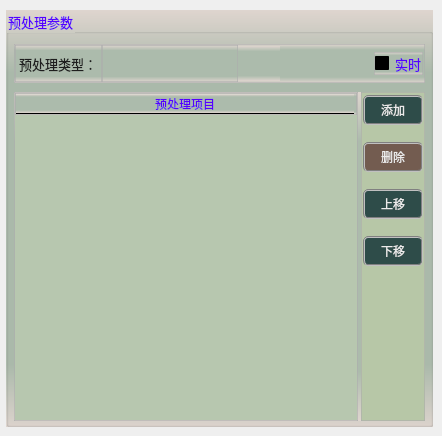
       <widget class="QWidget" name="page">
        <widget class="QGroupBox" name="groupC">
         <property name="geometry">
          <rect>
           <x>6</x>
           <y>10</y>
           <width>427</width>
           <height>417</height>
          </rect>
         </property>
         <property name="font">
          <font>
           <family>微软雅黑</family>
           <pointsize>10</pointsize>
          </font>
         </property>
         <property name="styleSheet">
          <string notr="true">background-color: qlineargradient(x1:0, y1:0, x2:0, y2:1, stop:0 #dfd5cf, stop: 0.15 #acbbac, stop: 0.85 #acbbac,stop:1 #dfd5cf);
color: rgb(85, 0, 255);</string>
         </property>
         <property name="title">
          <string>预处理参数</string>
         </property>
         <widget class="QWidget" name="horizontalLayoutWidget_3">
          <property name="geometry">
           <rect>
            <x>8</x>
            <y>82</y>
            <width>411</width>
            <height>329</height>
           </rect>
          </property>
          <layout class="QHBoxLayout" name="horizontalLayout_3">
           <property name="spacing">
            <number>3</number>
           </property>
           <item>
            <widget class="QFrame" name="frame_3">
             <property name="styleSheet">
              <string notr="true">border: 1px solid;
border-color: rgba(173, 173, 173, 155);</string>
             </property>
             <property name="frameShape">
              <enum>QFrame::StyledPanel</enum>
             </property>
             <property name="frameShadow">
              <enum>QFrame::Raised</enum>
             </property>
             <layout class="QVBoxLayout" name="verticalLayout_3">
              <property name="spacing">
               <number>0</number>
              </property>
              <property name="leftMargin">
               <number>0</number>
              </property>
              <property name="topMargin">
               <number>0</number>
              </property>
              <property name="rightMargin">
               <number>0</number>
              </property>
              <property name="bottomMargin">
               <number>0</number>
              </property>
              <item>
               <widget class="QTableWidget" name="tableWidgetType">
                <property name="font">
                 <font>
                  <family>微软雅黑</family>
                 </font>
                </property>
                <property name="styleSheet">
                 <string notr="true">QTableWidget          
{
    background-color: #b7c7af; 
    border:none;
    gridline-color: rgba(20, 25, 155,50);
    color: rgba(20, 20, 20,200);
}
QTableWidget::item::selected
{   
    background-color: rgba(180, 180, 215,255); 
}
QScrollBar:vertical{ 
		background:#FFFFF2;
		padding-top:20px;
		padding-bottom:20px;
		padding-left:2px;
		padding-right:2px;
		border-left:1px solid #d7d7d7;}
QScrollBar::handle:vertical{
		background:#dbdbdb;
		border-radius:6px;
		min-height:20px;}
QScrollBar::handle:vertical:hover{
		background:#d0d0d0;}
QScrollBar::add-line:vertical{
		background:url(:/resource/down.png) center no-repeat;}
QScrollBar::sub-line:vertical{
		background:url(:/resource/up.png) center no-repeat;}
QScrollBar:horizontal{ 
		background:#FFFFF2;
		padding-top:20px;
		padding-bottom:20px;
		padding-left:2px;
		padding-right:2px;
		border-left:1px solid #d7d7d7;}
QScrollBar::handle:horizontal{
		background:#dbdbdb;
		border-radius:6px;
		min-height:20px;}
QScrollBar::handle:horizontal:hover{
		background:#d0d0d0;}
QScrollBar::add-line:horizontal{
		background:url(:/resource/right.png) center no-repeat;}
QScrollBar::sub-line:horizontal{
		background:url(:/resource/left.png) center no-repeat;}</string>
                </property>
                <property name="verticalScrollBarPolicy">
                 <enum>Qt::ScrollBarAsNeeded</enum>
                </property>
                <property name="horizontalScrollBarPolicy">
                 <enum>Qt::ScrollBarAsNeeded</enum>
                </property>
                <property name="gridStyle">
                 <enum>Qt::DashLine</enum>
                </property>
                <attribute name="horizontalHeaderMinimumSectionSize">
                 <number>29</number>
                </attribute>
                <attribute name="horizontalHeaderDefaultSectionSize">
                 <number>338</number>
                </attribute>
                <attribute name="verticalHeaderDefaultSectionSize">
                 <number>30</number>
                </attribute>
                <column>
                 <property name="text">
                  <string>预处理项目</string>
                 </property>
                 <property name="font">
                  <font>
                   <family>微软雅黑</family>
                   <pointsize>9</pointsize>
                  </font>
                 </property>
                </column>
               </widget>
              </item>
             </layout>
            </widget>
           </item>
           <item>
            <widget class="QFrame" name="frame_4">
             <property name="styleSheet">
              <string notr="true">border: 1px solid;
border-color: rgba(173, 173, 173, 155);
background-color: #b7c7a7;</string>
             </property>
             <property name="frameShape">
              <enum>QFrame::StyledPanel</enum>
             </property>
             <property name="frameShadow">
              <enum>QFrame::Raised</enum>
             </property>
             <layout class="QVBoxLayout" name="verticalLayout_4">
              <property name="spacing">
               <number>17</number>
              </property>
              <property name="leftMargin">
               <number>1</number>
              </property>
              <property name="topMargin">
               <number>2</number>
              </property>
              <property name="rightMargin">
               <number>1</number>
              </property>
              <property name="bottomMargin">
               <number>1</number>
              </property>
              <item>
               <widget class="QPushButton" name="btnAddType">
                <property name="sizePolicy">
                 <sizepolicy hsizetype="Fixed" vsizetype="Fixed">
                  <horstretch>0</horstretch>
                  <verstretch>0</verstretch>
                 </sizepolicy>
                </property>
                <property name="minimumSize">
                 <size>
                  <width>60</width>
                  <height>30</height>
                 </size>
                </property>
                <property name="font">
                 <font>
                  <family>微软雅黑</family>
                  <pointsize>9</pointsize>
                 </font>
                </property>
                <property name="styleSheet">
                 <string notr="true">QWidget{ background-color: rgba(9, 42, 47, 200);}
QWidget{ color: rgb(235, 235, 235);}
QWidget{ border: 2px groove gray;border-radius: 5px;padding: 2px 4px;}
QPushButton:hover{ background-color: rgb(9, 62, 52);}
QPushButton:pressed{background-color: rgb(9, 82, 72);}</string>
                </property>
                <property name="text">
                 <string>添加</string>
                </property>
               </widget>
              </item>
              <item>
               <widget class="QPushButton" name="btnDeleteType">
                <property name="sizePolicy">
                 <sizepolicy hsizetype="Fixed" vsizetype="Fixed">
                  <horstretch>0</horstretch>
                  <verstretch>0</verstretch>
                 </sizepolicy>
                </property>
                <property name="minimumSize">
                 <size>
                  <width>60</width>
                  <height>30</height>
                 </size>
                </property>
                <property name="font">
                 <font>
                  <family>微软雅黑</family>
                  <pointsize>9</pointsize>
                 </font>
                </property>
                <property name="styleSheet">
                 <string notr="true">QWidget{ background-color: rgba(97, 63, 56, 200);}
QWidget{ color: rgb(235, 235, 235);}
QWidget{ border: 2px groove gray;border-radius: 5px;padding: 2px 4px;}
QPushButton:hover{ background-color: rgb(97, 83, 76);}
QPushButton:pressed{background-color: rgb(117, 83, 96);}</string>
                </property>
                <property name="text">
                 <string>删除</string>
                </property>
               </widget>
              </item>
              <item>
               <widget class="QPushButton" name="btnMoveUp">
                <property name="sizePolicy">
                 <sizepolicy hsizetype="Fixed" vsizetype="Fixed">
                  <horstretch>0</horstretch>
                  <verstretch>0</verstretch>
                 </sizepolicy>
                </property>
                <property name="minimumSize">
                 <size>
                  <width>60</width>
                  <height>30</height>
                 </size>
                </property>
                <property name="font">
                 <font>
                  <family>微软雅黑</family>
                 </font>
                </property>
                <property name="styleSheet">
                 <string notr="true">QWidget{ background-color: rgba(9, 42, 47, 200);}
QWidget{ color: rgb(235, 235, 235);}
QWidget{ border: 2px groove gray;border-radius: 5px;padding: 2px 4px;}
QPushButton:hover{ background-color: rgb(9, 62, 52);}
QPushButton:pressed{background-color: rgb(9, 82, 72);}</string>
                </property>
                <property name="text">
                 <string>上移</string>
                </property>
               </widget>
              </item>
              <item>
               <widget class="QPushButton" name="btnMoveDown">
                <property name="sizePolicy">
                 <sizepolicy hsizetype="Fixed" vsizetype="Fixed">
                  <horstretch>0</horstretch>
                  <verstretch>0</verstretch>
                 </sizepolicy>
                </property>
                <property name="minimumSize">
                 <size>
                  <width>60</width>
                  <height>30</height>
                 </size>
                </property>
                <property name="font">
                 <font>
                  <family>微软雅黑</family>
                 </font>
                </property>
                <property name="styleSheet">
                 <string notr="true">QWidget{ background-color: rgba(9, 42, 47, 200);}
QWidget{ color: rgb(235, 235, 235);}
QWidget{ border: 2px groove gray;border-radius: 5px;padding: 2px 4px;}
QPushButton:hover{ background-color: rgb(9, 62, 52);}
QPushButton:pressed{background-color: rgb(9, 82, 72);}</string>
                </property>
                <property name="text">
                 <string>下移</string>
                </property>
               </widget>
              </item>
              <item>
               <spacer name="verticalSpacer_3">
                <property name="orientation">
                 <enum>Qt::Vertical</enum>
                </property>
                <property name="sizeHint" stdset="0">
                 <size>
                  <width>20</width>
                  <height>40</height>
                 </size>
                </property>
               </spacer>
              </item>
             </layout>
            </widget>
           </item>
          </layout>
         </widget>
         <widget class="QWidget" name="horizontalLayoutWidget_2">
          <property name="geometry">
           <rect>
            <x>8</x>
            <y>34</y>
            <width>411</width>
            <height>39</height>
           </rect>
          </property>
          <layout class="QGridLayout" name="gridLayout_2">
           <property name="horizontalSpacing">
            <number>1</number>
           </property>
           <property name="verticalSpacing">
            <number>0</number>
           </property>
           <item row="0" column="0">
            <widget class="QFrame" name="frame">
             <property name="sizePolicy">
              <sizepolicy hsizetype="Expanding" vsizetype="Expanding">
               <horstretch>0</horstretch>
               <verstretch>0</verstretch>
              </sizepolicy>
             </property>
             <property name="styleSheet">
              <string notr="true">border: 1px solid;
border-color: rgba(173, 173, 173, 155);</string>
             </property>
             <property name="frameShape">
              <enum>QFrame::StyledPanel</enum>
             </property>
             <property name="frameShadow">
              <enum>QFrame::Raised</enum>
             </property>
             <layout class="QHBoxLayout" name="horizontalLayout_2">
              <property name="spacing">
               <number>0</number>
              </property>
              <property name="leftMargin">
               <number>0</number>
              </property>
              <property name="topMargin">
               <number>0</number>
              </property>
              <property name="rightMargin">
               <number>1</number>
              </property>
              <property name="bottomMargin">
               <number>0</number>
              </property>
              <item>
               <widget class="QLabel" name="label">
                <property name="sizePolicy">
                 <sizepolicy hsizetype="Fixed" vsizetype="Preferred">
                  <horstretch>0</horstretch>
                  <verstretch>0</verstretch>
                 </sizepolicy>
                </property>
                <property name="font">
                 <font>
                  <family>微软雅黑</family>
                  <pointsize>10</pointsize>
                 </font>
                </property>
                <property name="styleSheet">
                 <string notr="true">color: rgb(30, 30, 30);</string>
                </property>
                <property name="text">
                 <string>预处理类型：</string>
                </property>
               </widget>
              </item>
              <item>
               <widget class="QLabel" name="lblType">
                <property name="sizePolicy">
                 <sizepolicy hsizetype="Fixed" vsizetype="Preferred">
                  <horstretch>0</horstretch>
                  <verstretch>0</verstretch>
                 </sizepolicy>
                </property>
                <property name="minimumSize">
                 <size>
                  <width>136</width>
                  <height>0</height>
                 </size>
                </property>
                <property name="maximumSize">
                 <size>
                  <width>136</width>
                  <height>16777215</height>
                 </size>
                </property>
                <property name="font">
                 <font>
                  <family>微软雅黑</family>
                  <pointsize>10</pointsize>
                 </font>
                </property>
                <property name="styleSheet">
                 <string notr="true">color: rgb(0, 0, 255);</string>
                </property>
                <property name="text">
                 <string/>
                </property>
                <property name="alignment">
                 <set>Qt::AlignCenter</set>
                </property>
               </widget>
              </item>
              <item>
               <widget class="QPushButton" name="btnMenu">
                <property name="sizePolicy">
                 <sizepolicy hsizetype="Fixed" vsizetype="Fixed">
                  <horstretch>0</horstretch>
                  <verstretch>0</verstretch>
                 </sizepolicy>
                </property>
                <property name="minimumSize">
                 <size>
                  <width>42</width>
                  <height>35</height>
                 </size>
                </property>
                <property name="maximumSize">
                 <size>
                  <width>42</width>
                  <height>35</height>
                 </size>
                </property>
                <property name="toolTip">
                 <string>添加预处理</string>
                </property>
                <property name="styleSheet">
                 <string notr="true">QWidget{border: none}
QPushButton::menu-indicator{image:none}
QPushButton:hover{background-color: rgb(188, 199, 228)}
QPushButton:pressed{background-color: rgb(139, 158, 210)}
</string>
                </property>
                <property name="text">
                 <string/>
                </property>
                <property name="icon">
                 <iconset resource="sub_res.qrc">
                  <normaloff>:/resource/btnmenu.png</normaloff>:/resource/btnmenu.png</iconset>
                </property>
                <property name="iconSize">
                 <size>
                  <width>42</width>
                  <height>35</height>
                 </size>
                </property>
               </widget>
              </item>
              <item>
               <spacer name="horizontalSpacer_4">
                <property name="orientation">
                 <enum>Qt::Horizontal</enum>
                </property>
                <property name="sizeType">
                 <enum>QSizePolicy::MinimumExpanding</enum>
                </property>
                <property name="sizeHint" stdset="0">
                 <size>
                  <width>40</width>
                  <height>20</height>
                 </size>
                </property>
               </spacer>
              </item>
              <item>
               <widget class="QCheckBox" name="checkRealTime">
                <property name="sizePolicy">
                 <sizepolicy hsizetype="Fixed" vsizetype="Fixed">
                  <horstretch>0</horstretch>
                  <verstretch>0</verstretch>
                 </sizepolicy>
                </property>
                <property name="font">
                 <font>
                  <family>微软雅黑</family>
                  <pointsize>10</pointsize>
                 </font>
                </property>
                <property name="styleSheet">
                 <string notr="true">QCheckBox{
    color: rgb(30, 30, 30);
	border-style: flat;
	background: transparent;
}
QCheckBox::indicator {
    width: 17px;
    height: 17px;    
}
QCheckBox::indicator::unchecked {
    image: url(:/resource/untick.png);
}
QCheckBox::indicator::checked {
    image: url(:/resource/tick.png);
};</string>
                </property>
                <property name="text">
                 <string>实时</string>
                </property>
               </widget>
              </item>
             </layout>
            </widget>
           </item>
          </layout>
         </widget>
        </widget>
       </widget>
